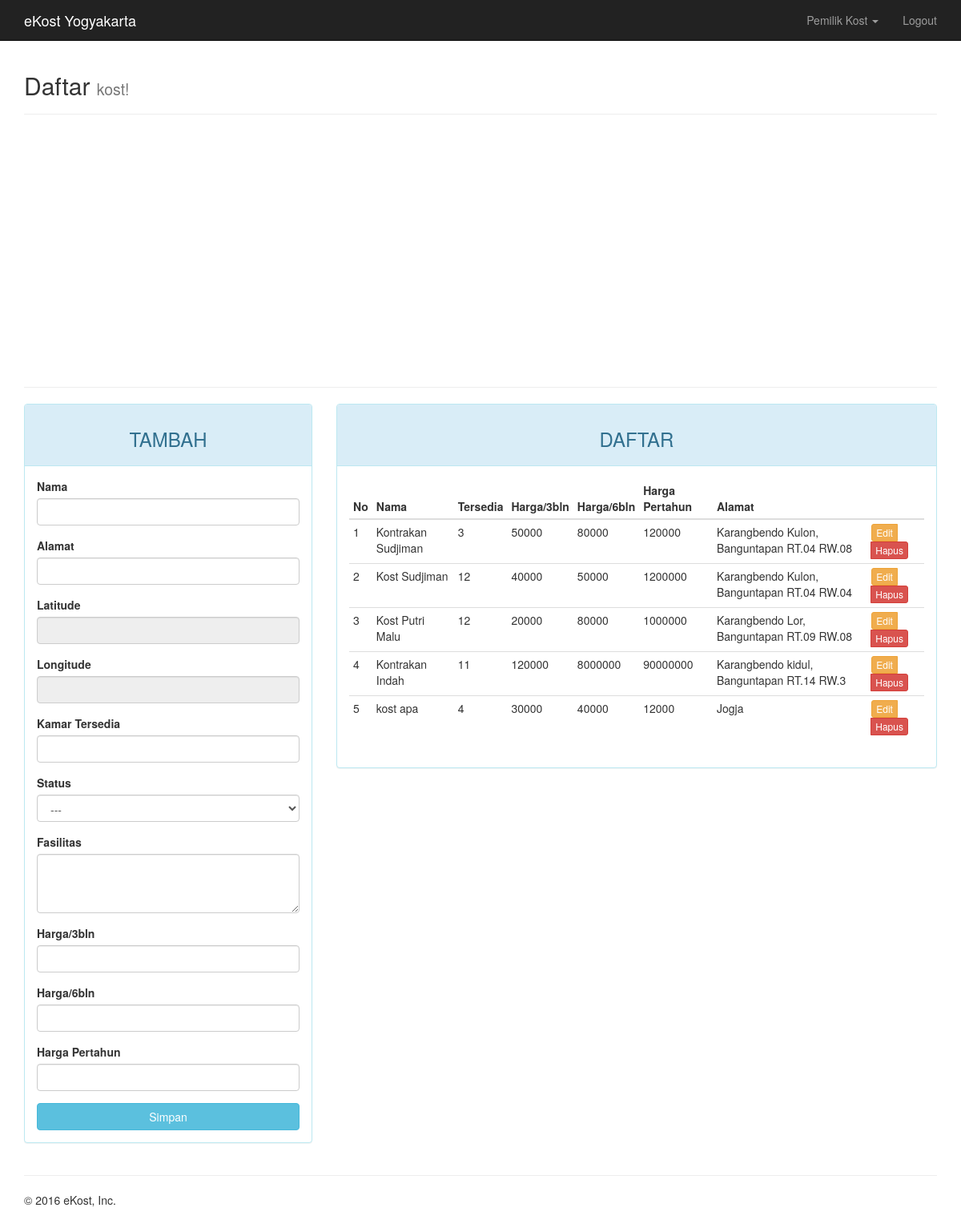
The app's page /?page=kost (signed in) with its own data.
### tables this page shows
CREATE TABLE `kost` (
  `id_kost` int(11) NOT NULL,
  `id_pemilik` int(11) NOT NULL,
  `nama` varchar(20) NOT NULL,
  `alamat` varchar(50) NOT NULL,
  `latitude` float NOT NULL,
  `longitude` float NOT NULL,
  `tersedia` int(2) NOT NULL,
  `status` enum('Laki-laki','Perempuan') DEFAULT NULL,
  `fasilitas` text NOT NULL,
  `harga_3bulan` int(9) NOT NULL,
  `harga_6bulan` int(9) NOT NULL,
  `harga_pertahun` int(9) NOT NULL,
  `pengunjung` int(11) DEFAULT NULL
);

### page/kost.php (the view, shortened to what this page needs)
<?php
$update = (isset($_GET['action']) AND $_GET['action'] == 'update') ? true : false;
?>
<div class="container">
	<div class="page-header">
		<h2>Daftar <small>kost!</small></h2>
	</div>
	<div class="row">
		<div class="col-md-12">
			<div id="map" style="width:100%; height:300px"></div>
		</div>
	</div>
	<hr>
	<div class="row">
		<div class="col-md-4">
		    <div class="panel panel-<?= ($update) ? "warning" : "info" ?>">
		        <div class="panel-heading"><h3 class="text-center"><?= ($update) ? "EDIT" : "TAMBAH" ?></h3></div>
		        <div class="panel-body">
		            <form action="<?=$_SERVER['REQUEST_URI']?>" method="POST">
		                <div class="form-group">
	                    <label for="nama">Nama</label>
	                    <input type="text" name="nama" class="form-control" <?= (!$update) ?: 'value="'.$row["nama"].'"' ?>>
		                </div>
		                <div class="form-group">
	                    <label for="alamat">Alamat</label>
	                    <input type="text" name="alamat" class="form-control" <?= (!$update) ?: 'value="'.$row["alamat"].'"' ?>>
		                </div>
		                <div class="form-group">
	                    <label for="latitude">Latitude</label>
											<input type="text" id="latitude2" class="form-control" disabled <?= (!$update) ?: 'value="'.$row["latitude"].'"' ?>>
		                </div>
		                <div class="form-group">
	                    <label for="longitude">Longitude</label>
											<input type="text" id="longitude2" class="form-control" disabled <?= (!$update) ?: 'value="'.$row["longitude"].'"' ?>>
		                </div>
		                <div class="form-group">
	                    <label for="tersedia">Kamar Tersedia</label>
	                    <input type="text" name="tersedia" class="form-control" <?= (!$update) ?: 'value="'.$row["tersedia"].'"' ?>>
		                </div>
		                <div class="form-group">
	                    <label for="status">Status</label>
											<select class="form-control" name="status">
												<option>---</option>
											</select>
		                </div>
		                <div class="form-group">
	                    <label for="fasilitas">Fasilitas</label>
											<textarea name="fasilitas" rows="3" class="form-control"><?= ($update) ? $row["tersedia"] : "" ?></textarea>
		                </div>
		                <div class="form-group">
	                    <label for="harga_3bulan">Harga/3bln</label>
	                    <input type="text" name="harga_3bulan" class="form-control" <?= (!$update) ?: 'value="'.$row["harga_3bulan"].'"' ?>>
		                </div>
		                <div class="form-group">
	                    <label for="harga_6bulan">Harga/6bln</label>
	                    <input type="text" name="harga_6bulan" class="form-control" <?= (!$update) ?: 'value="'.$row["harga_6bulan"].'"' ?>>
		                </div>
		                <div class="form-group">
	                    <label for="harga_pertahun">Harga Pertahun</label>
	                    <input type="text" name="harga_pertahun" class="form-control" <?= (!$update) ?: 'value="'.$row["harga_pertahun"].'"' ?>>
		                </div>
		                <button type="submit" class="btn btn-<?= ($update) ? "warning" : "info" ?> btn-block">Simpan</button>
		            </form>
		        </div>
		    </div>
		</div>
		<div class="col-md-8">
		    <div class="panel panel-info">
		        <div class="panel-heading"><h3 class="text-center">DAFTAR</h3></div>
		        <div class="panel-body">
		            <table class="table table-condensed">
		                <thead>
		                    <tr>
		                        <th>No</th>
														<th>Nama</th>
		                        <th>Tersedia</th>
		                        <th>Harga/3bln</th>
		                        <th>Harga/6bln</th>
		                        <th>Harga Pertahun</th>
		                        <th>Alamat</th>
		                        <th></th>
		                    </tr>
		                </thead>
		                <tbody>
		                    <?php $no = 1; ?>
		                    <?php if ($query = $connection->query("SELECT * FROM kost WHERE id_pemilik=$_SESSION[id]")): ?>
		                        <?php while($row = $query->fetch_assoc()): ?>
		                        <tr>
		                            <td><?=$no++?></td>
		                            <td><?=$row['nama']?></td>
		                            <td><?=$row['tersedia']?></td>
		                            <td><?=$row['harga_3bulan']?></td>
		                            <td><?=$row['harga_6bulan']?></td>
		                            <td><?=$row['harga_pertahun']?></td>
		                            <td><?=$row['alamat']?></td>
		                            <td>
		                                <div class="btn-group">
		                                    <a href="?page=kost&action=update&key=<?=$row['id_kost']?>" class="btn btn-warning btn-xs">Edit</a>
		                                    <a href="?page=kost&action=delete&key=<?=$row['id_kost']?>" class="btn btn-danger btn-xs">Hapus</a>
		                                </div>
		                            </td>
		                        </tr>
		                        <?php endwhile ?>
		                    <?php endif ?>
		                </tbody>
		            </table>
		        </div>
		    </div>
		</div>
	</div>
</div>

### assets/css/jumbotron.css (style rules this page uses)
body { padding-top: 50px; padding-bottom: 20px; }

### records on screen
kost: nama "Kontrakan Sudjiman", tersedia "3", harga_3bulan "50000", harga_6bulan "80000", harga_pertahun "120000", alamat "Karangbendo Kulon, Banguntapan RT.04 RW.08"
kost: nama "Kost Sudjiman", tersedia "12", harga_3bulan "40000", harga_6bulan "50000", harga_pertahun "1200000", alamat "Karangbendo Kulon, Banguntapan RT.04 RW.04"
kost: nama "Kost Putri Malu", tersedia "12", harga_3bulan "20000", harga_6bulan "80000", harga_pertahun "1000000", alamat "Karangbendo Lor, Banguntapan RT.09 RW.08"
kost: nama "Kontrakan Indah", tersedia "11", harga_3bulan "120000", harga_6bulan "8000000", harga_pertahun "90000000", alamat "Karangbendo kidul, Banguntapan RT.14 RW.3"
kost: nama "kost apa", tersedia "4", harga_3bulan "30000", harga_6bulan "40000", harga_pertahun "12000", alamat "Jogja"

### other values on screen
$_SESSION["nama"] "Pemilik Kost"
